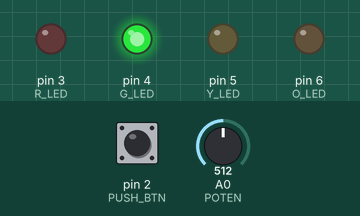
Simulated run of this sketch. Board: Arduino Uno, built with avr-gcc and run on an emulated ATmega328P. Shown: output pins drawn as LEDs (lit = HIGH). Dashed ring = blinking. The test bench sets the inputs (shaded band); at power-on: A0 (POTEN) = 512, pin 2 (PUSH_BTN) HIGH.

Above: at 1.2 s.
1.3 s: A0 (POTEN) set to 222
At 3.6 s:
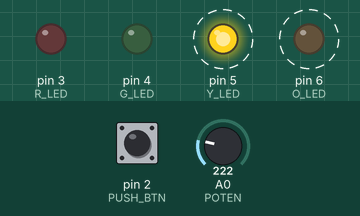
4.3 s: A0 (POTEN) set to 24
At 4.51 s:
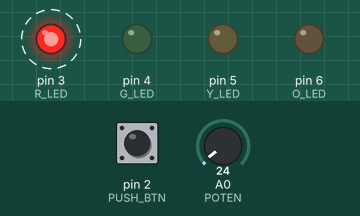
At 5.11 s:
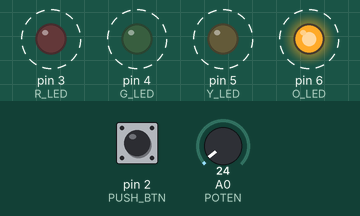
7.3 s: pin 2 (PUSH_BTN) pulsed LOW 2 times (0.12 s each, 0.3 s apart)
10.3 s: pin 2 (PUSH_BTN) pulled LOW for 0.15 s
13.3 s: pin 2 (PUSH_BTN) pulled LOW for 1 s
Timing chart, 0 to 17.3 s (numbered marks = the images above; inputs shaded):
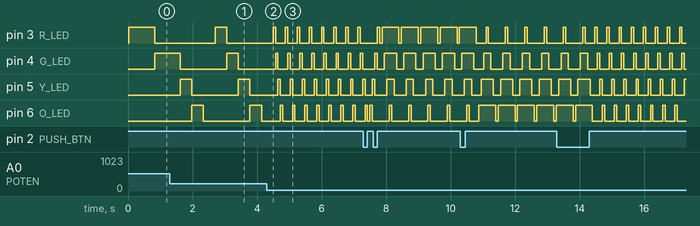

Measured:
- after the input at 1.3 s, pin 3 (R_LED): LOW → HIGH after 1.4 s instead of 2.7 s
- after the input at 4.3 s, pin 3 (R_LED), pin 4 (G_LED): alternates HIGH for 0.07 s and LOW for 0.30 s, starting after 0.28 s

The sketch:

LAB16Checkpoint2.ino
```cpp
//1500 -
//1355 - 925
//1210 - 826
//1065 - 727
//920 - 628
//775 - 529
//630 - 430
//485 - 331
//340 - 232
//195 - 133
//50 - 34
//Lab16Ch2
#include <Arduino_FreeRTOS.h>  //เรียกใช้คลังโปรแกรมสำหรับเรียกฟังก์ชัน Arduino_FreeRTOS.h
#define R_LED 3                //กำหนด PIN3 สำหรับแสดงแอลอีดี RED
#define G_LED 4                //กำหนด PIN4 สำหรับแสดงแอลอีดี GREEN
#define Y_LED 5                //กำหนด PIN5 สำหรับแสดงแอลอีดี YELLOW
#define O_LED 6                //กำหนด PIN5 สำหรับแสดงแอลอีดี ORANGE
#define PUSH_BTN 2             //กำหนด PIN2 สำหรับรับค่าจากการกดปุ่มสวิตช์
#define POTEN 14               //กำหนด PIN14 สำหรับรับค่าจาก Potentiometer
uint8_t mode = 0;              //สร้างตัวแปร mode เพื่อกำหนดโหมดการแสดงผลของแอลอีดี
unsigned int delay_time = 500; //ประกาศตัวแปร delay_time เป็นหน่วงเวลา 500ms ในการติด-ดับแอลอีดี

void setup() {
//สร้าง Task 3 ฟังก์ชัน
  xTaskCreate(Read_Button, "READ BUTTON", 128, NULL, 1, NULL);
  xTaskCreate(Read_Poten, "READ POTENTIOMETER", 128, NULL, 1, NULL);
  xTaskCreate(Display_LED, "DISPLAY LED", 128, NULL, 1, NULL);
}
//สร้าง Task Display_LED (Red, Green, Yellow, Orange LED)
//--เพื่อแสดง OUTPUT ของแอลอีดี
void Display_LED(void *pvParameter){
  pinMode(R_LED, OUTPUT); //กำหนด PINMODE R_LED เป็น OUTPUT
  pinMode(G_LED, OUTPUT); //กำหนด PINMODE G_LED เป็น OUTPUT
  pinMode(Y_LED, OUTPUT); //กำหนด PINMODE Y_LED เป็น OUTPUT
  pinMode(O_LED, OUTPUT); //กำหนด PINMODE O_LED เป็น OUTPUT

  while(1){         //มีการวนลูป
    if(mode == 0){  //ตรวจสอบว่าค่าในตัวแปร mode เท่ากับ 0 หรือไม่ ?
      //ถ้าค่าในตัวแปร mode เท่ากับ 0
      //--แอลอีดีสีแดง, สีเขียว, สีเหลือง และสีส้ม สว่างตามลำดับ
      //--โดยเปลี่ยนภาวะการแสดงผลของแอลอีดีทุกๆ 500ms
      //--และเข้าสู่ภาวะที่ไม่มีแอลอีดีดวงใดติดเลย และเป็นเช่นนี้ไปเรื่อยๆ
      digitalWrite(R_LED, 1);
      vTaskDelay(pdMS_TO_TICKS(delay_time));
      digitalWrite(R_LED, 0);
      digitalWrite(G_LED, 1);
      vTaskDelay(pdMS_TO_TICKS(delay_time));
      digitalWrite(G_LED, 0);
      digitalWrite(Y_LED, 1);
      vTaskDelay(pdMS_TO_TICKS(delay_time));
      digitalWrite(Y_LED, 0);
      digitalWrite(O_LED, 1);
      vTaskDelay(pdMS_TO_TICKS(delay_time));
      digitalWrite(O_LED, 0);
      vTaskDelay(pdMS_TO_TICKS(delay_time));

    }else if(mode == 1){  //ตรวจสอบว่าค่าในตัวแปร mode เท่ากับ 1 หรือไม่ ?
      //ถ้าค่าในตัวแปร mode เท่ากับ 1
      //--แอลอีดีสีส้ม, สีเหลือง, สีเขียว และสีแดง สว่างตามลำดับ
      //--โดยเปลี่ยนภาวะการแสดงผลของแอลอีดีทุกๆ 500ms
      //--และเข้าสู่ภาวะที่ไม่มีแอลอีดีดวงใดติดเลย และเป็นเช่นนี้ไปเรื่อยๆ
      digitalWrite(O_LED, 1);
      vTaskDelay(pdMS_TO_TICKS(delay_time));
      digitalWrite(O_LED, 0);
      digitalWrite(Y_LED, 1);
      vTaskDelay(pdMS_TO_TICKS(delay_time));
      digitalWrite(Y_LED, 0);
      digitalWrite(G_LED, 1);
      vTaskDelay(pdMS_TO_TICKS(delay_time));
      digitalWrite(G_LED, 0);
      digitalWrite(R_LED, 1);
      vTaskDelay(pdMS_TO_TICKS(delay_time));
      digitalWrite(R_LED, 0);
      vTaskDelay(pdMS_TO_TICKS(delay_time));

    }else if(mode == 2){  //ตรวจสอบว่าค่าในตัวแปร mode เท่ากับ 2 หรือไม่ ?
      //ถ้าค่าในตัวแปร mode เท่ากับ 2
      //--เริ่มเข้าสู่ภาวะที่ไม่มีแอลอีดีติดเลย
      //--และแอลอีดีสีแดงติด, แอลอีดีสีแดงและสีเขียวติดพร้อมกัน
      //--แอลอีดีสีแดง เหลือง เขียว ติดพร้อมกัน, แอลอีดีสีแดง เขียว เหลือง ส้ม ติดพร้อมกัน
      //--แอลอีดีสีแดง เขียว เหลือง ติดพร้อมกัน, แอลอีดีสีแดงและสีเขียวติดพร้อมกัน
      //--แอลอีดีสีแดงติดเพียงดวงเดียว ตามลำดับ เป็นเช่นนี้ไปเรื่อยๆ
      digitalWrite(R_LED, 1);
      vTaskDelay(pdMS_TO_TICKS(delay_time));
      digitalWrite(G_LED, 1);
      vTaskDelay(pdMS_TO_TICKS(delay_time));
      digitalWrite(Y_LED, 1);
      vTaskDelay(pdMS_TO_TICKS(delay_time));
      digitalWrite(O_LED, 1);
      vTaskDelay(pdMS_TO_TICKS(delay_time));
      digitalWrite(O_LED, 0);
      vTaskDelay(pdMS_TO_TICKS(delay_time));
      digitalWrite(Y_LED, 0);
      vTaskDelay(pdMS_TO_TICKS(delay_time));
      digitalWrite(G_LED, 0);
      vTaskDelay(pdMS_TO_TICKS(delay_time));
      digitalWrite(R_LED, 0);
      vTaskDelay(pdMS_TO_TICKS(delay_time));

    }else if(mode == 3){  //ตรวจสอบว่าค่าในตัวแปร mode เท่ากับ 3 หรือไม่ ?
      //ถ้าค่าในตัวแปร mode เท่ากับ 3
      //--เริ่มเข้าสู่ภาวะที่ไม่มีแอลอีดีติดเลย
      //--และแอลอีดีสีส้มติด, แอลอีดีสีส้มและสีเหลืองติดพร้อมกัน
      //--แอลอีดีสีส้ม เหลือง เขียว ติดพร้อมกัน, แอลอีดีสีส้ม เหลือง เขียว แดง ติดพร้อมกัน
      //--แอลอีดีสีส้ม เหลือง เขียว ติดพร้อมกัน, แอลอีดีสีส้มและสีเหลืองติดพร้อมกัน
      //--แอลอีดีสีส้มติดเพียงดวงเดียว ตามลำดับ เป็นเช่นนี้ไปเรื่อยๆ
      digitalWrite(O_LED, 1);
      vTaskDelay(pdMS_TO_TICKS(delay_time));
      digitalWrite(Y_LED, 1);
      vTaskDelay(pdMS_TO_TICKS(delay_time));
      digitalWrite(G_LED, 1);
      vTaskDelay(pdMS_TO_TICKS(delay_time));
      digitalWrite(R_LED, 1);
      vTaskDelay(pdMS_TO_TICKS(delay_time));
      digitalWrite(R_LED, 0);
      vTaskDelay(pdMS_TO_TICKS(delay_time));
      digitalWrite(G_LED, 0);
      vTaskDelay(pdMS_TO_TICKS(delay_time));
      digitalWrite(Y_LED, 0);
      vTaskDelay(pdMS_TO_TICKS(delay_time));
      digitalWrite(O_LED, 0);
      vTaskDelay(pdMS_TO_TICKS(delay_time));
    }
  }
}

void Read_Poten(void *pvParameter){
//สร้าง Task Read_Poten สำหรับอ่านค่า Potentiometer
  pinMode(POTEN, INPUT);  //กำหนด PINMODE POTEN เป็น INPUT
  while(1){               //มีการวนลูป
    int val = analogRead(POTEN);
    //ค่าที่อ่านได้จาก Potentiometer มีทั้งหมด 10 เงื่อไข
    //--โดยในแต่ละเงื่อนไขจะ set ค่า delay ของการติด-ดับของแอลอีดี
    if(val > 925)
      delay_time = 1500;
    else if(val > 826)
      delay_time = 1355;
    else if(val > 727)
      delay_time = 1210;
    else if(val > 628)
      delay_time = 1065;
    else if(val > 529)
      delay_time = 920;
    else if(val > 430)
      delay_time = 775;
    else if(val > 331)
      delay_time = 630;
    else if(val > 232)
      delay_time = 485;
    else if(val > 133)
      delay_time = 340;
    else if(val > 34)
      delay_time = 195;
    else if(val <= 34)
      delay_time = 50;
  }
}

void Read_Button(void *pvParameter){ //สร้าง Task Read_Button สำหรับอ่านค่าการกดปุ่มสวิตช์
  pinMode(PUSH_BTN, INPUT); //กำหนด PINMODE PUSH_BTN เป็น INPUT
  while(1){
    if(!digitalRead(PUSH_BTN)){ //ตรวจสอบว่ามีการกดปุ่มบนสวิตช์หรือไม่ ?
      vTaskDelay(pdMS_TO_TICKS(10));
      if(!digitalRead(PUSH_BTN)){
        while(!digitalRead(PUSH_BTN)){};
        mode < 3 ? mode++ : mode = 0;
      }
    }
  }
}
void loop() {} 
```
